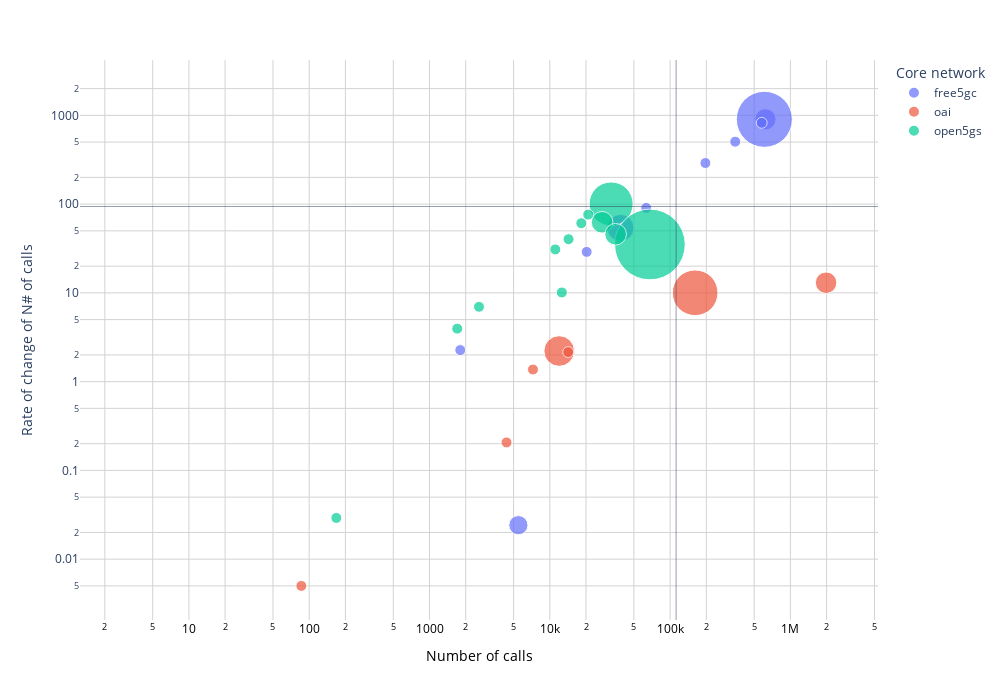

Write notebook code for a chart like this one.
### Code cell
def my_theme(fig):
    #This is my own personal preferences you can create a default & pass a plotly graph_object
    #changes theme, height & width to my preferences
    fig.update_layout(template='plotly_white', width=1000, height=700)
    #I like grid lines on my x & y axis
    fig.update_xaxes(showline=False,linewidth=0.2, gridwidth=1, linecolor='white', gridcolor='lightgrey',categoryorder='total descending',color='black')
    fig.update_yaxes(showline=False,linewidth=0.2, gridwidth=1, linecolor='white', gridcolor='lightgrey')
    fig.update_traces(texttemplate='<b>%{y:0,.1f}')

#converts every plot to my default styling    
my_theme(fig)
fig.show()

### Figure 1 — Plotly figure (JSON) as saved in the notebook; plotly's stock layout.template omitted (floating-point values rounded to 4 significant figures)
{"data": [{"hovertemplate": "<b>%{hovertext}</b><br><br>Core network=free5gc<br>Number of calls=%{x}<br>Rate of change of N# of calls=%{y}<br>Time (ms)=%{marker.size}<extra></extra>", "hovertext": ["clock_nanosleep", "epoll_pwait", "epoll_wait", "futex", "nanosleep", "poll", "ppoll", "read", "recvmsg", "sched_yield", "select", "sendmsg", "sendto", "write"], "legendgroup": "free5gc", "marker": {"color": "#636efa", "size": [1.544, 1.881, 1.782, 13.17, 0.5, 1.653, 0.5, 0.5, 3.061, 0.5, 0.5, 0.5, 0.5, 0.5], "sizemode": "area", "sizeref": 0.008383, "symbol": "circle"}, "mode": "markers", "name": "free5gc", "orientation": "v", "showlegend": true, "texttemplate": "<b>%{y:0,.1f}", "type": "scatter", "x": [5479, 619908, 1162, 607358, 577410, 1122, 161, 347755, 38720, 63255, 1802, 20257, 162, 196432], "xaxis": "x", "y": [0.02417, 902.3, -1.186, 902.1, 824.0, -1.118, -0.0375, 505.3, 53.95, 90.69, 2.268, 28.98, -0.2317, 290.4], "yaxis": "y"}, {"hovertemplate": "<b>%{hovertext}</b><br><br>Core network=oai<br>Number of calls=%{x}<br>Rate of change of N# of calls=%{y}<br>Time (ms)=%{marker.size}<extra></extra>", "hovertext": ["clock_nanosleep", "epoll_wait", "futex", "nanosleep", "poll", "ppoll", "read", "recvfrom", "recvmsg", "sched_yield", "select", "sendmmsg", "sendmsg", "sendto", "write"], "legendgroup": "oai", "marker": {"color": "#EF553B", "size": [1.028, 3.931, 8.752, 0.5, 1.976, 0.5, 1.936, 0.5, 0.5, 0.5, 0.5, 0.5, 0.5, 0.5, 0.5], "sizemode": "area", "sizeref": 0.008383, "symbol": "circle"}, "mode": "markers", "name": "oai", "orientation": "v", "showlegend": true, "texttemplate": "<b>%{y:0,.1f}", "type": "scatter", "x": [1044, 11963, 161478, 3752, 4447, 479, 1979727, 4366, 14214, 672, 2389, 86, 8151, 1537, 7245], "xaxis": "x", "y": [-0.04583, 2.214, 10.03, -6.884, -2.231, -0.2392, 13.01, 0.2067, 2.154, -37.15, -0.02917, 0.005, -0.2442, -0.1858, 1.37], "yaxis": "y"}, {"hovertemplate": "<b>%{hovertext}</b><br><br>Core network=open5gs<br>Number of calls=%{x}<br>Rate of change of N# of calls=%{y}<br>Time (ms)=%{marker.size}<extra></extra>", "hovertext": ["clock_nanosleep", "epoll_pwait", "epoll_wait", "futex", "nanosleep", "poll", "ppoll", "read", "recvfrom", "recvmsg", "sched_yield", "select", "sendmsg", "sendto", "write"], "legendgroup": "open5gs", "marker": {"color": "#00cc96", "size": [1.857, 0.5, 8.109, 20.96, 0.5, 1.967, 0.5, 0.5, 0.5, 1.959, 0.5, 0.5, 0.5, 0.5, 0.5], "sizemode": "area", "sizeref": 0.008383, "symbol": "circle"}, "mode": "markers", "name": "open5gs", "orientation": "v", "showlegend": true, "texttemplate": "<b>%{y:0,.1f}", "type": "scatter", "x": [5491, 3, 32347, 67947, 2579, 27213, 168, 12585, 20866, 35254, 3932, 1700, 11106, 18272, 14312], "xaxis": "x", "y": [-0.02583, null, 100.5, 35.12, 6.971, 62.46, 0.02917, 10.11, 76.26, 45.77, -11.85, 3.953, 30.89, 60.95, 40.27], "yaxis": "y"}], "layout": {"height": 700, "legend": {"itemsizing": "constant", "title": {"text": "Core network"}, "tracegroupgap": 0}, "margin": {"t": 60}, "shapes": [{"line": {"width": 1}, "opacity": 0.5, "type": "line", "x0": 112200.0, "x1": 112200.0, "xref": "x", "y0": 0, "y1": 1, "yref": "y domain"}, {"line": {"width": 1}, "opacity": 0.5, "type": "line", "x0": 0, "x1": 1, "xref": "x domain", "y0": 93.97, "y1": 93.97, "yref": "y"}], "title": {"font": {"size": 10}}, "width": 1000, "xaxis": {"anchor": "y", "categoryorder": "total descending", "color": "black", "domain": [0, 1], "gridcolor": "lightgrey", "gridwidth": 1, "linecolor": "white", "linewidth": 0.2, "showline": false, "title": {"text": "Number of calls"}, "type": "log"}, "yaxis": {"anchor": "x", "domain": [0, 1], "gridcolor": "lightgrey", "gridwidth": 1, "linecolor": "white", "linewidth": 0.2, "showline": false, "title": {"text": "Rate of change of N# of calls"}, "type": "log"}}}
